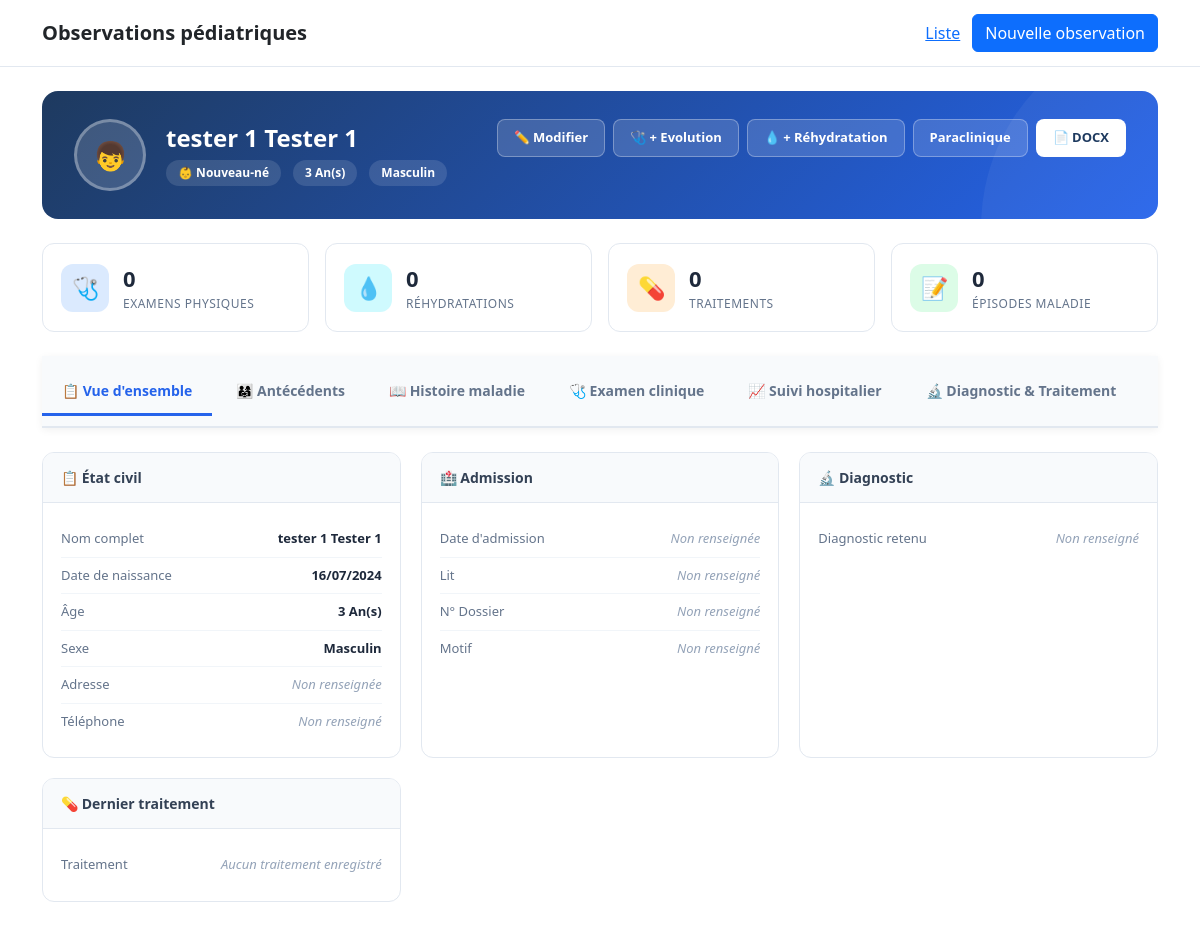
The app's page /observations/2/, older data.
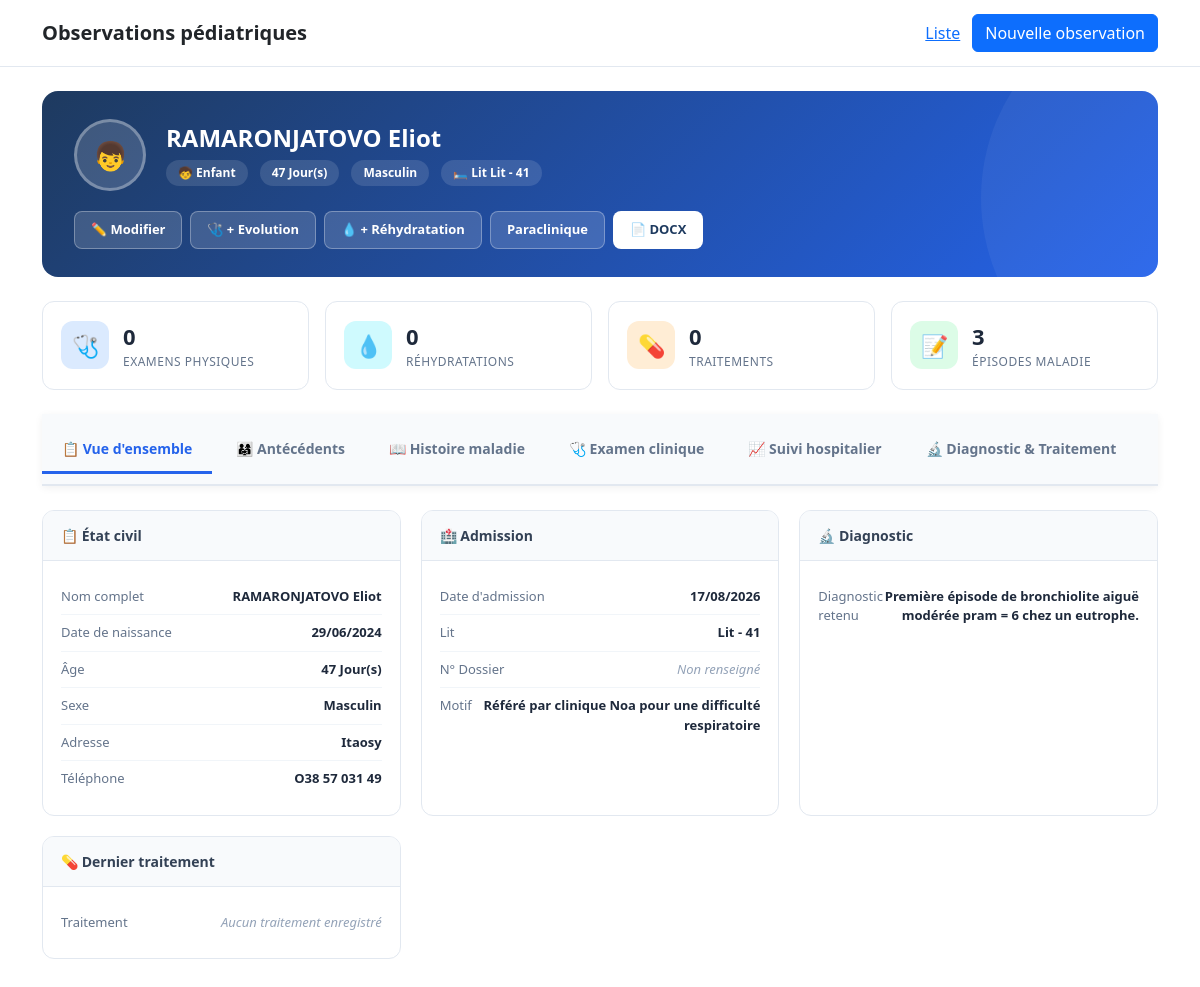
The same page, newer data.
### patient/models.py (models this page shows, shortened)
class ObservationMedicale(models.Model):
    type_observation = models.CharField(
        max_length=10,
        choices=C.TYPE_OBSERVATION_CHOICES,
        verbose_name="Type d'observation",
    )
    nom = models.CharField(
        max_length=255,
        verbose_name="Nom",
    )
    prenoms = models.CharField(
        max_length=255, blank=True, null=True,
        verbose_name="Prénom(s)",
    )
    sexe = models.CharField(
        max_length=1,
        choices=C.SEXE_CHOICES,
        verbose_name="Sexe",
    )
    age_valeur = models.PositiveIntegerField(
        verbose_name="Âge",
    )
    age_unite = models.CharField(
        max_length=10,
        choices=C.AGE_UNITE_CHOICES,
        verbose_name="Unité d'âge",
    )
    date_naissance = models.DateField(
        null=True,
        blank=True,
        verbose_name="Date de naissance",
    )
    adresse = models.TextField(
        null=True,
        blank=True,
        verbose_name="Adresse",
    )
    telephone = models.CharField(
        max_length=50,
        null=True,
        blank=True,
        verbose_name="Contact",
    )
    lit = models.CharField(
        max_length=30,
        null=True,
        blank=True,
        verbose_name="Lit n°",
    )
    date_admission = models.DateField(
        null=True,
        blank=True,
        verbose_name="Date d'entrée / admission",
    )
    motif_admission = models.TextField(
        null=True,
        blank=True,
        verbose_name="Motif d'entrée / admission",
    )
    diagnostic_retenu = models.TextField(
        null=True,
        blank=True,
        verbose_name="Diagnostic retenu",
    )
    created_at = models.DateTimeField(auto_now_add=True)
    updated_at = models.DateTimeField(auto_now=True)
    class Meta:
        verbose_name = "Observation médicale"
        verbose_name_plural = "Observations médicales"
        ordering = ["-created_at"]
    @property
    def age_display(self):
        return f"{self.age_valeur} {self.get_age_unite_display()}"

### patient/views.py (the view, shortened to what this page needs)
@require_GET
def observation_detail(request, pk):
    observation = get_object_or_404(ObservationMedicale, pk=pk)
    antecedents_familiaux = get_related_instance(observation, "antecedents_familiaux")
    grossesse = get_related_instance(observation, "grossesse")
    accouchement = get_related_instance(observation, "accouchement")
    alimentation = get_related_instance(observation, "alimentation")
    vaccination = get_related_instance(observation, "vaccination")
    contexte = get_related_instance(observation, "contexte_epidemiologique")
    fiche_sociale = get_related_instance(observation, "fiche_sociale")
    dpm = get_related_instance(observation, "developpement_psychomoteur")
    antecedents_personnels = get_related_instance(observation, "antecedents_personnels")
    examen_clinique = get_related_instance(observation, "examen_clinique")
    traitement = get_related_instance(observation, "traitement")
    episodes = observation.episodes_histoire_maladie.all()
    hypotheses = observation.hypotheses_diagnostiques.all()
    evolutions = observation.evolutions.all()
    examens_physiques = observation.examens_physiques.all()
    fiches_rehydratation = observation.fiches_rehydratation.all()
    traitements_ajustes = observation.traitements_ajustes.all()
    dernier_traitement = TraitementAjustement.dernier_pour_observation(observation)
    from .services.docx_generator import format_exam_data
    examen_appareils_formatted = []
    if examen_clinique:
        appareils_list = [
            ("pleuropulmonaire", "Appareil Pleuropulmonaire", "🫁"),
            ("cardiovasculaire", "Appareil Cardiovasculaire", "❤️"),
            ("digestif", "Appareil Digestif", "🫃"),
            ("neurologique", "Appareil Neurologique", "🧠"),
            ("orl", "Sphère ORL (Tête et Cou)", "👂"),
            ("cutaneomuqueux", "Revêtement Cutanéomuqueux", "🖐"),
            ("genitaux", "Appareils Génitaux", "⚧"),
            ("osteoarticulaire", "Appareil Ostéo-Articulaire", "🦴"),
        ]
        for appareil_key, appareil_title, appareil_icon in appareils_list:
            data = getattr(examen_clinique, appareil_key, None)
            if data and isinstance(data, dict):
                lines = format_exam_data(data)
    stats = {
        "nb_examens": examens_physiques.count(),
        "nb_rehydratations": fiches_rehydratation.count(),
        "nb_traitements": traitements_ajustes.count(),
        "nb_episodes": episodes.count(),
        "dernier_examen": examens_physiques.first(),
        "derniere_rehydratation": fiches_rehydratation.first(),
        "dernier_traitement": dernier_traitement,
    }
    context = {
        "observation": observation,
        "antecedents_familiaux": antecedents_familiaux,
        "grossesse": grossesse,
        "accouchement": accouchement,
        "alimentation": alimentation,
        "vaccination": vaccination,
        "contexte": contexte,
        "fiche_sociale": fiche_sociale,
        "dpm": dpm,
        "antecedents_personnels": antecedents_personnels,
        "examen_clinique": examen_clinique,
        "traitement": traitement,
        "episodes": episodes,
        "hypotheses": hypotheses,
        "evolutions": evolutions,
        "examens_physiques": examens_physiques,
        "fiches_rehydratation": fiches_rehydratation,
        "traitements_ajustes": traitements_ajustes,
        "dernier_traitement": dernier_traitement,
        "stats": stats,
        "examen_appareils_formatted" : examen_appareils_formatted,
    }
    return render(request, "patient/observation_detail.html", context)

### patient/models.py (called while the page is built)
    @classmethod
    def dernier_pour_observation(cls, observation):
        return (
            cls.objects.filter(observation=observation)
            .order_by("-version")
            .first()
        )

### patient/services/docx_generator.py (called while the page is built, shortened)
def is_empty(value):
    if value is None:
        return True
    if isinstance(value, str) and not value.strip():
        return True
    if isinstance(value, (list, tuple, set)) and not value:
        return True
    if isinstance(value, dict) and not value:
        return True
    return False

def _strip_key(key):
    if isinstance(key, str):
        return key.strip()
    return key

def _get_value(d, key):
    if not isinstance(d, dict):
        return None
    if key in d:
        return d[key]
    for k, v in d.items():
        if _strip_key(k) == key:
            return v
    return None

def _iter_dict_items(d):
    if not isinstance(d, dict):
        return []
    return [(_strip_key(k), v) for k, v in d.items()]

def display_choice(field_key, value):
    if is_empty(value):
        return ""

### patient/templates/patient/observation_detail.html (shortened to what the changed rows need)
{% extends "patient/base.html" %}
{% load exam_tags %}
{% block content %}
<div class="patient-header">
    <div class="patient-header-content">
        <div class="patient-identity">
            <div>
                <h1 class="patient-name">{{ observation.nom }} {{ observation.prenoms }}</h1>
                <div class="patient-meta">
                    <span class="patient-meta-item">
                        {% if observation.type_observation == "NN" %}👶 Nouveau-né{% else %}🧒 Enfant{% endif %}
                    </span>
                    <span class="patient-meta-item">{{ observation.age_display }}</span>
                    <span class="patient-meta-item">{{ observation.get_sexe_display }}</span>
                    {% if observation.lit %}
                        <span class="patient-meta-item">🛏 Lit {{ observation.lit }}</span>
                    {% endif %}
                </div>
            </div>
        </div>
    </div>
</div>
<div class="quick-stats">
    <div class="quick-stat-card">
        <div class="quick-stat-info">
            <div class="value">{{ stats.nb_episodes }}</div>
            <div class="label">Épisodes maladie</div>
        </div>
    </div>
</div>
<div class="tab-content-wrapper" id="tab-content-wrapper">
    <div id="tab-overview" class="tab-content-section active">
        <div class="info-grid">
            <div class="info-card">
                <div class="info-card-body">
                    <div class="info-row">
                        <span class="label">Nom complet</span>
                        <span class="value">{{ observation.nom }} {{ observation.prenoms }}</span>
                    </div>
                    <div class="info-row">
                        <span class="label">Date de naissance</span>
                        <span class="value {% if not observation.date_naissance %}empty{% endif %}">
                            {{ observation.date_naissance|date:"d/m/Y"|default:"Non renseignée" }}
                        </span>
                    </div>
                    <div class="info-row">
                        <span class="label">Âge</span>
                        <span class="value">{{ observation.age_display }}</span>
                    </div>
                    <div class="info-row">
                        <span class="label">Sexe</span>
                        <span class="value">{{ observation.get_sexe_display }}</span>
                    </div>
                    <div class="info-row">
                        <span class="label">Adresse</span>
                        <span class="value {% if not observation.adresse %}empty{% endif %}">
                            {{ observation.adresse|default:"Non renseignée" }}
                        </span>
                    </div>
                    <div class="info-row">
                        <span class="label">Téléphone</span>
                        <span class="value {% if not observation.telephone %}empty{% endif %}">
                            {{ observation.telephone|default:"Non renseigné" }}
                        </span>
                    </div>
                </div>
            </div>
            <div class="info-card">
                <div class="info-card-body">
                    <div class="info-row">
                        <span class="label">Date d'admission</span>
                        <span class="value {% if not observation.date_admission %}empty{% endif %}">
                            {{ observation.date_admission|date:"d/m/Y"|default:"Non renseignée" }}
                        </span>
                    </div>
                    <div class="info-row">
                        <span class="label">Lit</span>
                        <span class="value {% if not observation.lit %}empty{% endif %}">
                            {{ observation.lit|default:"Non renseigné" }}
                        </span>
                    </div>
                    <div class="info-row">
                        <span class="label">Motif</span>
                        <span class="value {% if not observation.motif_admission %}empty{% endif %}">
                            {{ observation.motif_admission|truncatechars:80|default:"Non renseigné" }}
                        </span>
                    </div>
                </div>
            </div>
            <div class="info-card">
                <div class="info-card-body">
                    <div class="info-row">
                        <span class="label">Diagnostic retenu</span>
                        <span class="value {% if not observation.diagnostic_retenu %}empty{% endif %}">
                            {{ observation.diagnostic_retenu|truncatechars:100|default:"Non renseigné" }}
                        </span>
                    </div>
                </div>
            </div>
        </div>
    </div>
</div>
{% endblock %}

Row changes from the older to the newer data that the page shows:
changed ObservationMedicale "Masculin": nom "tester 1" → "RAMARONJATOVO"; prenoms "Tester 1" → "Eliot"; age_display "3 An(s)" → "47 Jour(s)"; lit (not shown) → "Lit - 41"; date_naissance "16/07/2024" → "29/06/2024"; adresse "Non renseignée" → "Itaosy"; telephone "Non renseigné" → "O38 57 031 49"; date_admission "Non renseignée" → "17/08/2026"; lit "Non renseigné" → "Lit - 41"; motif_admission "Non renseigné" → "Référé par clinique Noa pour une difficulté respiratoire"; diagnostic_retenu "Non renseigné" → "Première épisode de bronchiolite aiguë modérée pram = 6 chez un eutrophe."
Text that changed along with them:
{{ stats.nb_episodes }}: "0" → "3"
text no longer shown: "👶 Nouveau-né"
text now shown: "🧒 Enfant 🛏 Lit"
